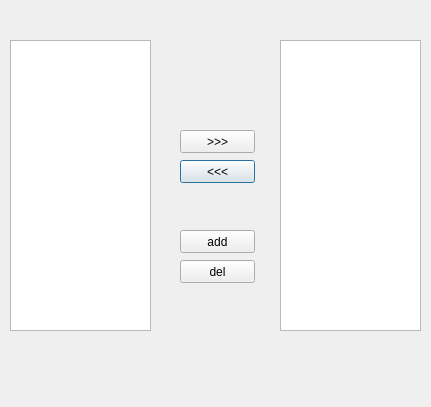
<?xml version="1.0" encoding="UTF-8"?>
<ui version="4.0">
 <class>main_dialog</class>
 <widget class="QDialog" name="main_dialog">
  <property name="geometry">
   <rect>
    <x>0</x>
    <y>0</y>
    <width>431</width>
    <height>407</height>
   </rect>
  </property>
  <property name="windowTitle">
   <string>Dialog</string>
  </property>
  <widget class="QPushButton" name="pull_int">
   <property name="geometry">
    <rect>
     <x>180</x>
     <y>160</y>
     <width>75</width>
     <height>23</height>
    </rect>
   </property>
   <property name="text">
    <string>&lt;&lt;&lt;</string>
   </property>
  </widget>
  <widget class="QListView" name="all_it">
   <property name="geometry">
    <rect>
     <x>10</x>
     <y>40</y>
     <width>141</width>
     <height>291</height>
    </rect>
   </property>
  </widget>
  <widget class="QPushButton" name="add_2">
   <property name="geometry">
    <rect>
     <x>180</x>
     <y>260</y>
     <width>75</width>
     <height>23</height>
    </rect>
   </property>
   <property name="text">
    <string>del</string>
   </property>
  </widget>
  <widget class="QListView" name="selec_it">
   <property name="geometry">
    <rect>
     <x>280</x>
     <y>40</y>
     <width>141</width>
     <height>291</height>
    </rect>
   </property>
  </widget>
  <widget class="QPushButton" name="push_it">
   <property name="geometry">
    <rect>
     <x>180</x>
     <y>130</y>
     <width>75</width>
     <height>23</height>
    </rect>
   </property>
   <property name="text">
    <string>&gt;&gt;&gt;</string>
   </property>
  </widget>
  <widget class="QPushButton" name="add">
   <property name="geometry">
    <rect>
     <x>180</x>
     <y>230</y>
     <width>75</width>
     <height>23</height>
    </rect>
   </property>
   <property name="text">
    <string>add</string>
   </property>
  </widget>
 </widget>
 <resources/>
 <connections/>
</ui>
